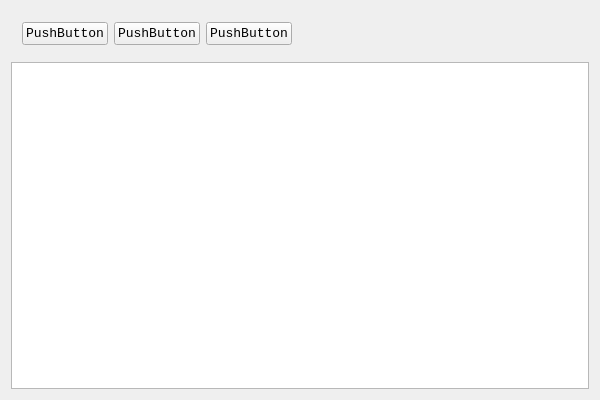
<?xml version="1.0" encoding="UTF-8"?>
<ui version="4.0">
 <class>VMMapClass</class>
 <widget class="QWidget" name="VMMapClass">
  <property name="geometry">
   <rect>
    <x>0</x>
    <y>0</y>
    <width>600</width>
    <height>400</height>
   </rect>
  </property>
  <property name="font">
   <font>
    <family>Consolas</family>
    <pointsize>10</pointsize>
   </font>
  </property>
  <property name="windowTitle">
   <string>VMMap</string>
  </property>
  <property name="windowIcon">
   <iconset resource="VMMap.qrc">
    <normaloff>:/VMMap.ico</normaloff>:/VMMap.ico</iconset>
  </property>
  <layout class="QVBoxLayout" name="verticalLayout">
   <item>
    <widget class="QWidget" name="widget" native="true">
     <layout class="QHBoxLayout" name="horizontalLayout">
      <item>
       <widget class="QPushButton" name="refreshButton">
        <property name="text">
         <string>PushButton</string>
        </property>
       </widget>
      </item>
      <item>
       <widget class="QPushButton" name="expandButton">
        <property name="text">
         <string>PushButton</string>
        </property>
       </widget>
      </item>
      <item>
       <widget class="QPushButton" name="copyButton">
        <property name="text">
         <string>PushButton</string>
        </property>
       </widget>
      </item>
      <item>
       <spacer name="horizontalSpacer">
        <property name="orientation">
         <enum>Qt::Horizontal</enum>
        </property>
        <property name="sizeHint" stdset="0">
         <size>
          <width>40</width>
          <height>20</height>
         </size>
        </property>
       </spacer>
      </item>
     </layout>
    </widget>
   </item>
   <item>
    <widget class="QPlainTextEdit" name="plainTextEdit"/>
   </item>
  </layout>
 </widget>
 <layoutdefault spacing="6" margin="11"/>
 <resources>
  <include location="VMMap.qrc"/>
 </resources>
 <connections/>
</ui>
